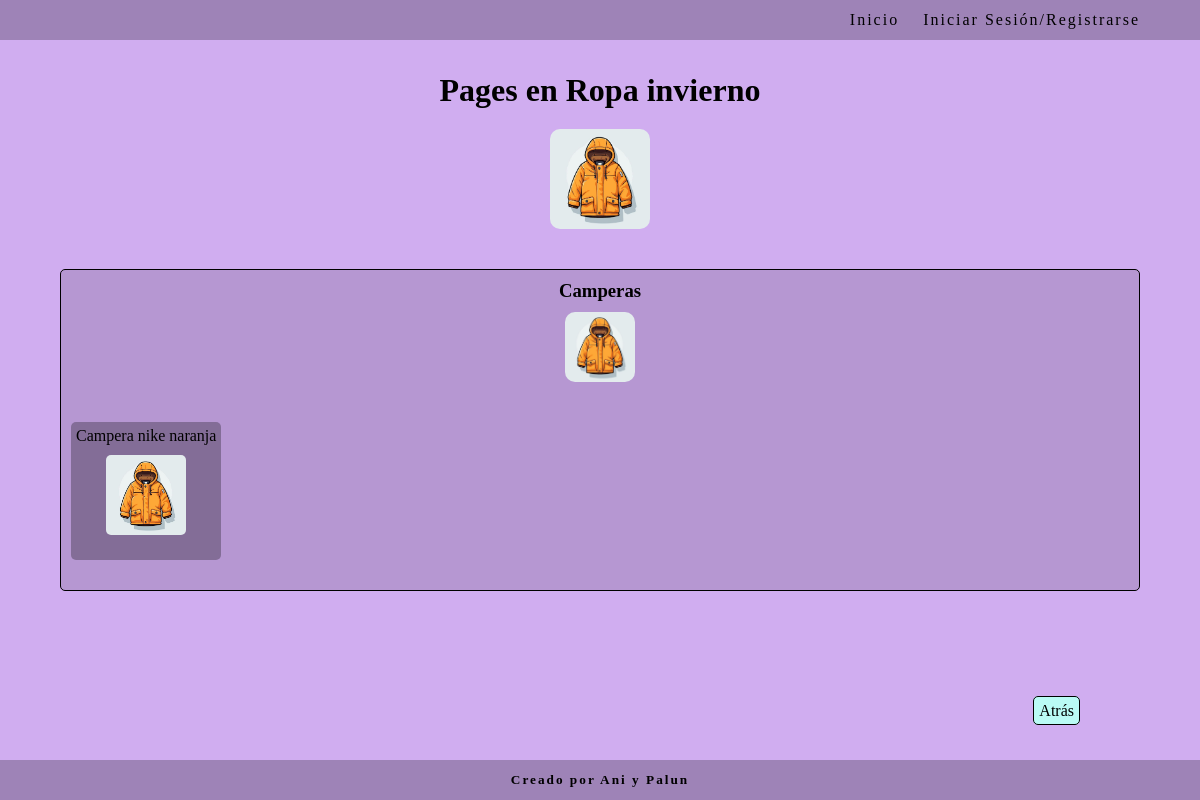
The page /pagehub/categoria/8/ on the database its author committed.
### pagehub/models.py (models this page shows, shortened)
class CategoriaPrincipal(models.Model):
    nombre = models.CharField(max_length=50, unique=True, blank=True, null=True)
    foto = models.ImageField(upload_to='img', null=True, blank=True)
    user = models.ForeignKey(User, on_delete=models.CASCADE, null=True, blank=True)
    class Meta:
        verbose_name = 'Categoría Principal'
        verbose_name_plural = 'Categorías Principales'

class SubCategoria(models.Model):
    categoria_principal = models.ForeignKey(CategoriaPrincipal, on_delete=models.CASCADE, null=True, blank=True, default=None)
    sub_categoria = models.CharField(max_length=50)
    foto = models.ImageField(upload_to='img', null=True, blank=True)
    class Meta:
        verbose_name = 'sub_categoría'
        verbose_name_plural = 'sub_categorías'

class PageHub(models.Model):
    categoria_principal = models.ForeignKey(CategoriaPrincipal, on_delete=models.CASCADE, null=True, blank=True, default=None)
    sub_categoria = models.ForeignKey('SubCategoria', on_delete=models.CASCADE, null=True, blank=True, default=None)
    nombre = models.CharField(max_length=50)
    link = models.CharField(max_length=200)
    foto = models.ImageField(upload_to='img', null=True, blank=True)
    descripcion = models.CharField(max_length=250, blank=True, null=True)
    user = models.ForeignKey(User, on_delete=models.CASCADE, null=True, blank=True)
    class Meta:
        verbose_name = 'Pagehub'
        verbose_name_plural = 'Pageshub'

### pagehub/views.py (the view)
# urls.py: path('categoria/<int:categoria_id>/', categoria_view, name='categoria'),
def categoria_view(request, categoria_id):
    categoria_obj = get_object_or_404(CategoriaPrincipal, id=categoria_id)
    pages_qs = PageHub.objects.filter(categoria_principal=categoria_obj)
    pages_por_subcategoria = {}
    for page in pages_qs:
        if page.sub_categoria:
            sub_nombre = page.sub_categoria.sub_categoria
            sub_foto = page.sub_categoria.foto.url if page.sub_categoria.foto else None
        else:
            sub_nombre = "Sin subcategoría"
            sub_foto = None
        if sub_nombre not in pages_por_subcategoria:
            pages_por_subcategoria[sub_nombre] = {
                'foto': sub_foto,
                'pages': []
            }
        pages_por_subcategoria[sub_nombre]['pages'].append(page)
    return render(request, 'pagehub/categoria.html', {
        'pages_por_subcategoria': pages_por_subcategoria,
        'categoria': categoria_obj.nombre,
        'categoria_foto': categoria_obj.foto,
        'MEDIA_URL': settings.MEDIA_URL
    })

### pagehub/templates/pagehub/categoria.html (shortened to what this page needs)
{% load static %}
<!DOCTYPE html>
<html lang="es">
<head>
    <link rel="stylesheet" href="{% static 'css/style.css' %}">
</head>
<body>
    <nav class="navbar">
        {% include 'core/components/navbar.html' %}
    </nav>
    <main class="contenedor-main">
        <div class="titulo-categoria">
            <h1>Pages en {{ categoria }}</h1>
            {% if categoria_foto %}
                <img src="{{ MEDIA_URL }}{{ categoria_foto }}" alt="Foto de {{ categoria }}" class="foto-categoria-titulo">
            {% endif %}
        </div>
        <div class="pages-contenedor">
            {% for sub_nombre, datos in pages_por_subcategoria.items %}
                <div class="filtro-sub-categoria">
                    <div class="titulo-sub-categoria-contenedor">
                        <h3 class="titulo-sub-categoria">{{ sub_nombre }}</h3>
                        {% if datos.foto %}
                            <img src="{{ datos.foto }}" alt="Foto de {{ sub_nombre }}" class="foto-sub-categoria">
                        {% endif %}
                    </div>
                    <ul class="pages">
                        {% for page in datos.pages %}
                            <li>
                                {% if page.link %}
                                    <a href="{{ page.link }}" target="_blank" class="page">
                                        <p>{{ page.nombre }}</p>
                                        {% if page.foto %}
                                            <img src="{{ MEDIA_URL }}{{ page.foto }}" alt="{{ page.nombre }}" class="foto-page-card">
                                        {% endif %}
                                        <p>{{ page.link }}</p>
                                        <p>{{ page.descripcion }}</p>
                                    </a>
                                {% else %}
                                    <a href="" class="page">
                                        <p>{{ page.nombre }}</p>
                                        {% if page.foto %}
                                            <img src="{{ MEDIA_URL }}{{ page.foto }}" alt="{{ page.nombre }}" class="foto-page-card">
                                        {% endif %}
                                    </a>
                                {% endif %}
                            </li>
                        {% endfor %}
                    </ul>
                </div>
            {% endfor %}
        </div>
        <div class="atras">
            <a href="../../" class="boton-basico">Atrás</a>
        </div>
    </main>
    <footer class="footer">
        {% include 'core/components/footer.html' %}
    </footer>
</body>
</html>

### static/css/style.css (style rules this page uses)
* { padding: 0; margin: 0; box-sizing: border-box; }
body { display: flex; flex-direction: column; min-height: 100vh; background-color: rgb(208, 173, 240); }
.contenedor-main { display: flex; flex-direction: column; align-items: center; margin-top: 4vh; flex-grow: 1; }
.navbar { display: flex; justify-content: flex-end; align-items: center; min-height: 5vh; background-color: rgb(158, 131, 183); }
.footer { letter-spacing: 2px; display: flex; justify-content: center; align-items: center; min-height: 5vh; background-color: rgb(158, 131, 183); }
.boton-basico { padding: 5px; border: 1px solid black; border-radius: 5px; background-color: rgb(186, 251, 245); transition-duration: .5s; width: 150px; text-decoration: none; color: black; }
.pages-contenedor { display: flex; flex-direction: column; margin-top: 5vh; gap: 2vh; width: 90%; margin-bottom: 20vh; }
.pages li { list-style: none; }
.pages .page { display: flex; flex-direction: column; justify-content: center; align-items: center; gap: 10px; min-width: 150px; max-width: 250px; min-height: 100px; background-color: rgba(0, 0, 0, 0.284); border-radius: 5px; text-decoration: none; color: black; transition-duration: .5s; box-shadow: 0 0 5px transparent; padding: 5px; text-align: center; margin-bottom: 20px; }
.foto-page-card { width: 80px; border-radius: 5px; }
.titulo-sub-categoria-contenedor { display: flex; flex-direction: column; align-items: center; justify-content: center; gap: 10px; }
.titulo-sub-categoria { align-self: center; }
.titulo-categoria { display: flex; flex-direction: column; align-items: center; justify-content: center; gap: 20px; }
.foto-categoria-titulo { width: 100px; border-radius: 10px; transition-duration: .3s; }
.foto-sub-categoria { width: 70px; border-radius: 10px; transition-duration: .3s; }

### rows shown on the page
CategoriaPrincipal: nombre "Ropa invierno", foto (picture)
SubCategoria: pages_por_subcategoria "Camperas"
PageHub: nombre "Campera nike naranja", foto (picture)
